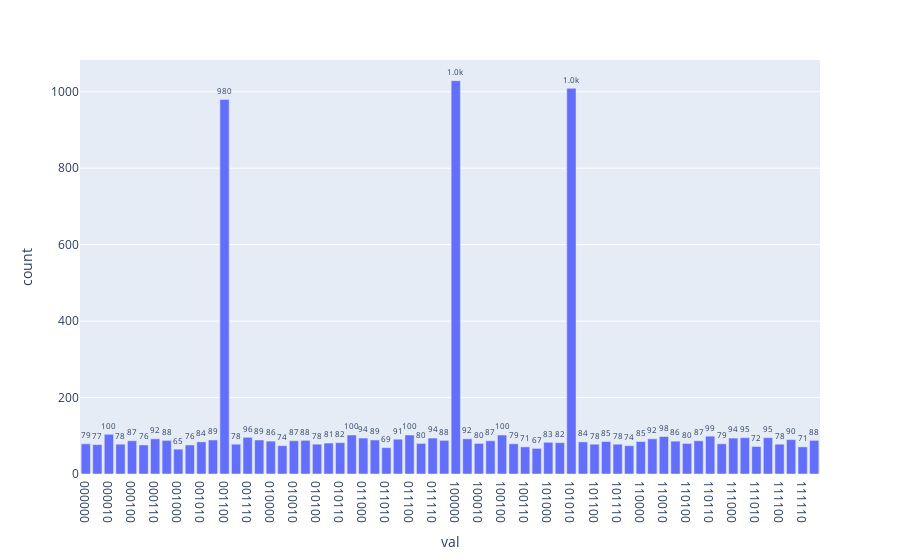

The notebook cell saved with this chart:
### Markdown cell above
## CPU

### Code cell
############# CIRCUIT SIMULATION #################
aer_sim = Aer.get_backend('aer_simulator')
aer_sim.set_options(device='CPU')
transpiled_qc = transpile(qc, aer_sim)

shots = 2**(n+7) #we repeat the simulation 2048 times
job = aer_sim.run(transpiled_qc, shots=shots)

############# CODE FOR PLOTTING ####################
hist = job.result().get_counts() #simulation output
sort_hist = sorted(hist.items()) #So that the plotting puts everything in the same increasing order of basis
n_hist = {k:v for k,v in sort_hist}

results = {'val':n_hist.keys(),'count':n_hist.values()} #change the formatting of the data to match plotly

fig = px.bar(results, x="val", y="count", text="count")
fig.update_traces(texttemplate='%{text:.2s}', textposition='outside')
fig.update_layout(uniformtext_minsize=6, uniformtext_mode='show')
fig.show()

############## CODE FOR LISTING THE RESULTS #####################
trig = []
max_c = max(results['count'])
for i,j in zip(results['val'],results['count']):
    if int(j) > max_c-0.33*max_c: #only consideres values that are higher than one third less
        trig.append({'index_dec':int(i,2),'index_bin':i,'counts':j})

for t in trig:
    print(f"Index {t['index_dec']} holds the value {data_arr[t['index_dec']]}, which is above the chosen threshold.")
    
if not os.path.exists("plots/circuit_func"):
    os.makedirs("plots/circuit_func")
        
fig.write_image(f"plots/circuit_func/arr_len_{len(data_arr)}_hist.pdf",width=1000, height=600,)
fig.write_html(f"plots/circuit_func/arr_len_{len(data_arr)}_hist.html")

### Figure 1 — Plotly figure (JSON) as saved in the notebook; plotly's stock layout.template omitted (floating-point values rounded to 4 significant figures)
{"data": [{"alignmentgroup": "True", "hovertemplate": "val=%{x}<br>count=%{text}<extra></extra>", "legendgroup": "", "marker": {"color": "#636efa", "pattern": {"shape": ""}}, "name": "", "offsetgroup": "", "orientation": "v", "showlegend": false, "text": ["79", "77", "104", "78", "87", "76", "92", "88", "65", "76", "84", "89", "980", "78", "96", "89", "86", "74", "87", "88", "78", "81", "82", "102", "94", "89", "69", "91", "102", "80", "94", "88", "1029", "92", "80", "87", "102", "79", "71", "67", "83", "82", "1009", "84", "78", "85", "78", "74", "85", "92", "98", "86", "80", "87", "99", "79", "94", "95", "72", "95", "78", "90", "71", "88"], "textposition": "outside", "texttemplate": "%{text:.2s}", "type": "bar", "x": ["000000", "000001", "000010", "000011", "000100", "000101", "000110", "000111", "001000", "001001", "001010", "001011", "001100", "001101", "001110", "001111", "010000", "010001", "010010", "010011", "010100", "010101", "010110", "010111", "011000", "011001", "011010", "011011", "011100", "011101", "011110", "011111", "100000", "100001", "100010", "100011", "100100", "100101", "100110", "100111", "101000", "101001", "101010", "101011", "101100", "101101", "101110", "101111", "110000", "110001", "110010", "110011", "110100", "110101", "110110", "110111", "111000", "111001", "111010", "111011", "111100", "111101", "111110", "111111"], "xaxis": "x", "y": [79, 77, 104, 78, 87, 76, 92, 88, 65, 76, 84, 89, 980, 78, 96, 89, 86, 74, 87, 88, 78, 81, 82, 102, 94, 89, 69, 91, 102, 80, 94, 88, 1029, 92, 80, 87, 102, 79, 71, 67, 83, 82, 1009, 84, 78, 85, 78, 74, 85, 92, 98, 86, 80, 87, 99, 79, 94, 95, 72, 95, 78, 90, 71, 88], "yaxis": "y"}], "layout": {"barmode": "relative", "legend": {"tracegroupgap": 0}, "margin": {"t": 60}, "uniformtext": {"minsize": 6, "mode": "show"}, "xaxis": {"anchor": "y", "domain": [0, 1], "title": {"text": "val"}}, "yaxis": {"anchor": "x", "domain": [0, 1], "title": {"text": "count"}}}}
